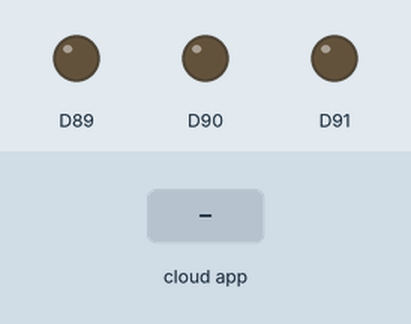
Recording of a sketch running on a simulated Arduino MKR. On the bench: output pins drawn as LEDs (lit = HIGH). Inputs (shaded band) come from the test bench. WiFi joins after 1.5 s; servers stay silent unless stated; what the sketch prints to the serial monitor is not drawn.

Above: at 3.0 s.
3.1 s: the phone or cloud app sets color to 1
At 4.3 s:
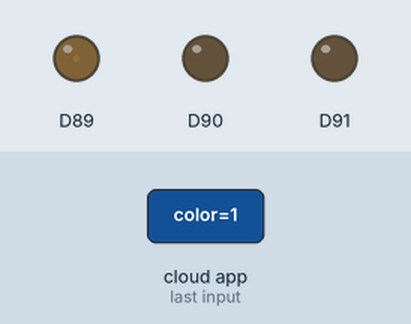
4.6 s: the phone or cloud app sets color to 90
At 5.5 s:
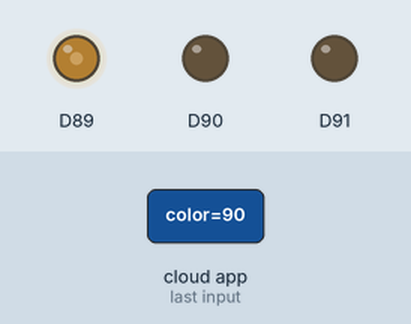
Timing chart, 0 to 7.6 s (numbered marks = the images above; inputs shaded):
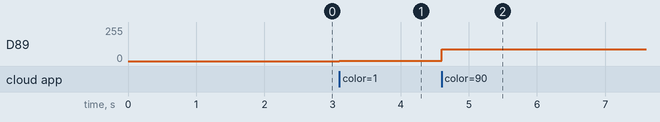

Measured:
- after the input at 3.1 s, D89: 0/255 → 1/255 at once
- after the input at 4.6 s, D89: 1/255 → 90/255 at once

The sketch:

spectre.ino
```cpp
#include <WiFiNINA.h>
#include <utility/wifi_drv.h>
#include "Firebase_Arduino_WiFiNINA.h"
#include <string.h>

#define DATABASE_URL ""
#define DATABASE_SECRET ""
#define WIFI_SSID ""
#define WIFI_PASSWORD ""

FirebaseData fbdo;
FirebaseData stream;

String path = "/color";

void setup() {
  Serial.begin(115200);
  delay(100);
  Serial.println();

  WiFiDrv::pinMode(25, OUTPUT); //define green pin
  WiFiDrv::pinMode(26, OUTPUT); //define red pin
  WiFiDrv::pinMode(27, OUTPUT); //define blue pin

  Serial.print("Connecting to Wi-Fi");
  int status = WL_IDLE_STATUS;
  while (status != WL_CONNECTED) {
    status = WiFi.begin(WIFI_SSID, WIFI_PASSWORD);
    Serial.print(".");
    delay(100);
  }
  Serial.println();
  Serial.print("Connected with IP: ");
  Serial.println(WiFi.localIP());

  Firebase.begin(DATABASE_URL, DATABASE_SECRET, WIFI_SSID, WIFI_PASSWORD);
  Firebase.reconnectWiFi(true);

  if (!Firebase.beginStream(stream, path))
  {
    Serial.println("Can't connect stream, " + stream.errorReason());
  }
}

void loop() {
  if (!Firebase.readStream(stream)) {
    Serial.println("Can't read stream, " + stream.errorReason());
  }
  if (stream.streamTimeout()) {
    Serial.println("Stream timed out, resuming...");
  }

  if (stream.streamAvailable()) {
    String color = stream.stringData();
    char delimiter[] = ",";

    int i;
    char *p;
    char string[128];
    String colors[3];

    color.toCharArray(string, sizeof(string));
    i = 0;
    p = strtok(string, delimiter);
    while(p && i < 3) {
      colors[i] = p;
      p = strtok(NULL, delimiter);
      ++i;
    }

    WiFiDrv::analogWrite(25, colors[0].toInt());
    WiFiDrv::analogWrite(26, colors[1].toInt());
    WiFiDrv::analogWrite(27, colors[2].toInt());

    stream.clear();
  }
}
```
